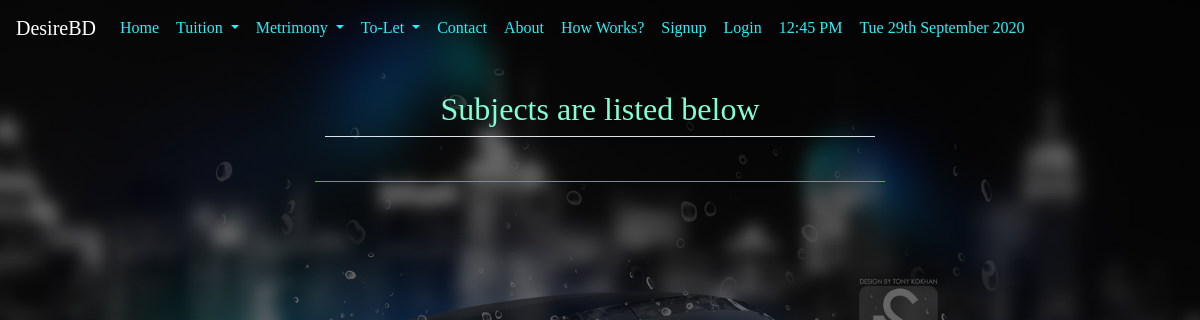
The page /profile/addsubject/ on the database as committed earlier.
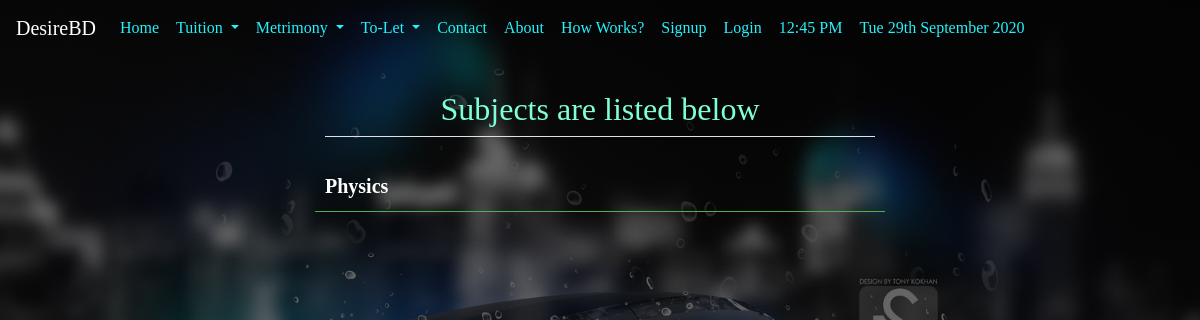
The same page on the database as committed later.
### person/models.py (models this page shows, shortened)
class Subject(models.Model):
    name=models.CharField(max_length=150)
    class Meta:
        ordering = ['name']

### person/views.py (the view)
# urls.py: path('addsubject/',  addsubject, name='addsubject'),
def addsubject(request):
    subjects = Subject.objects.all()
    if request.method == 'POST':
        form = SubjectForm(request.POST)
        if form.is_valid():
            name = form.cleaned_data['name']
            subcheck = Subject.objects.filter(name__icontains=name)
            if subcheck:
                messages.warning(
                    request, 'This subject allready includes in list.')
                return HttpResponseRedirect(request.META.get('HTTP_REFERER'))
            else:
                form.save()
                messages.success(request, 'Successfully Added this Subject.')
                return HttpResponseRedirect(request.META.get('HTTP_REFERER'))
    else:
        form = SubjectForm()
    return render(request, 'posts/addsubject.html', {'form': form, 'subjects': subjects})

### templates/posts/addsubject.html (shortened to what this page needs)
{% extends 'basic.html' %}
{% block body %}
{% load crispy_forms_tags %}
<div class="col-md-6 offset-md-3">
        <form action="/profile/addsubject/" method="post" enctype="multipart/form-data">
            <fieldset class="form-group mx-auto">
            {% if user.is_authenticated %}
                <legend class="border-bottom text-center mb-4"><h2>Add your Subject if not listed below</h2></legend>
                {{ form|crispy }}
            </fieldset>
            <button class="btn btn-outline-info " type="submit" value="submit">ADD </button>
            {% comment %} <input type="submit" value="Submit"> {% endcomment %}
            {% else %}
            <legend class="border-bottom text-center mb-4"><h2>Subjects are listed below</h2></legend>
            {% endif %}
        </form>
        <div class="containter">
  {% for sub in subjects %}
   <b> {{sub.name}}</b> <br>
  {% endfor %}
</div>
</div>
{% endblock body %}

Rows that differ between the two databases and show on the page:
added Subject: name "Physics"
